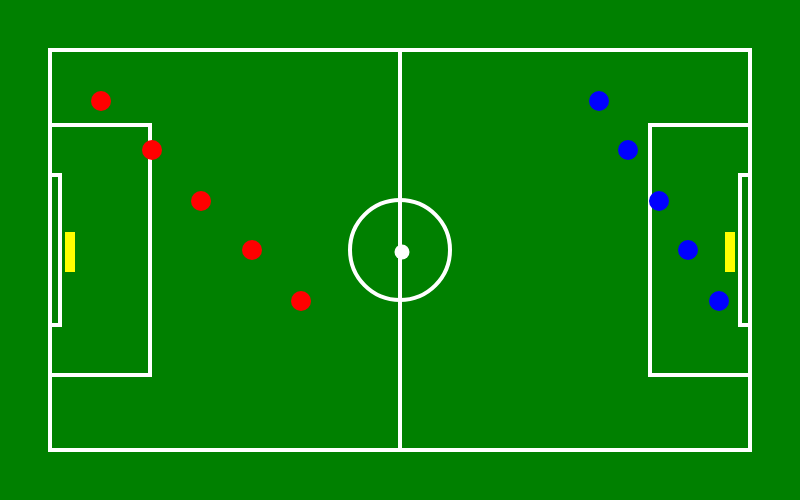
Frame 1 (no input)
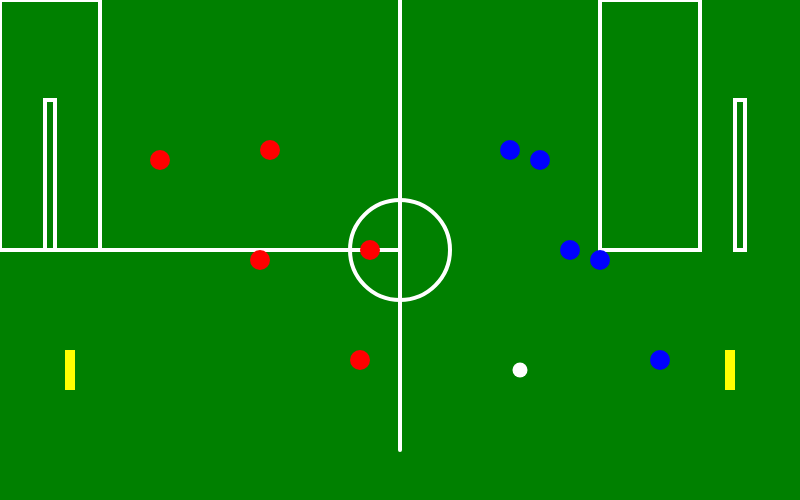
Frame 60 (no input)
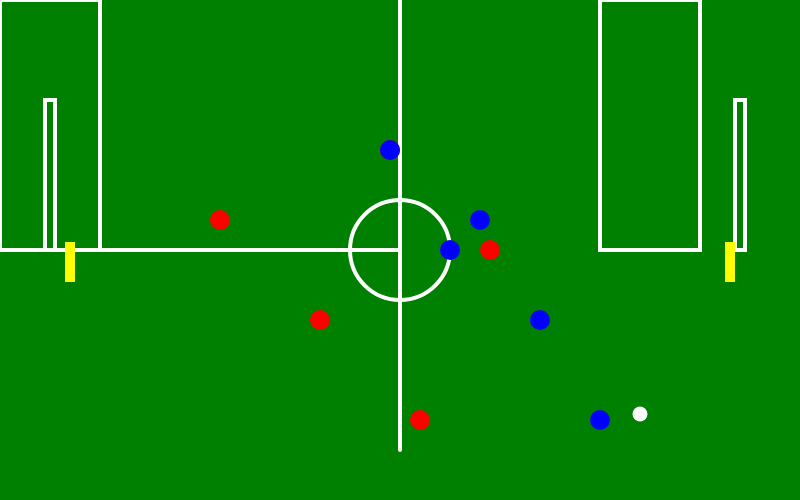
Frame 120 (the mouse pressed at the canvas centre since frame 60)

The p5.js sketch that drew these frames (run headless with seeded random() and noise() and a simulated clock; from frame 60 on, the mouse is pressed at the canvas centre):

// p5.js sketch
// ── sketch.js
let barcelonaScore = 0; // Score for Barcelona FC
let realMadridScore = 0; // Score for Real Madrid (always 0)

// Ball object
let ball = {
  x: 400,
  y: 250,
  xSpeed: 2,
  ySpeed: 2,
  diameter: 15,
};

// Goalkeeper objects
let barcelonaKeeper = { x: 70, y: 250, ySpeed: 2 };
let realMadridKeeper = { x: 730, y: 250, ySpeed: 2 };

// Arrays for player objects
let barcelonaPlayers = [];
let realMadridPlayers = [];

// Player constructor
function Player(x, y, xSpeed, ySpeed, teamColor) {
  this.x = x;
  this.y = y;
  this.xSpeed = xSpeed;
  this.ySpeed = ySpeed;
  this.teamColor = teamColor;

  this.move = function () {
    this.x += this.xSpeed;
    this.y += this.ySpeed;

    // Bounce back when hitting field boundaries
    if (this.x < 50 || this.x > 750) this.xSpeed *= -1;
    if (this.y < 50 || this.y > 450) this.ySpeed *= -1;
  };

  this.show = function () {
    fill(this.teamColor);
    noStroke();
    ellipse(this.x, this.y, 20);
  };
}

function setup() {
  createCanvas(800, 500);

  // Initialize Barcelona players
  for (let i = 0; i < 5; i++) {
    barcelonaPlayers.push(
      new Player(
        100 + i * 50, // Horizontal spacing
        100 + i * 50, // Vertical spacing
        1 + i % 2,    // Deterministic speed in x
        1 - i % 2,    // Deterministic speed in y
        color(255, 0, 0) // Red team
      )
    );
  }

  // Initialize Real Madrid players
  for (let i = 0; i < 5; i++) {
    realMadridPlayers.push(
      new Player(
        600 + i * 30, // Horizontal spacing
        100 + i * 50, // Vertical spacing
        -1 - i % 2,   // Deterministic speed in x
        1 - i % 2,    // Deterministic speed in y
        color(0, 0, 255) // Blue team
      )
    );
  }

  // Increment Barcelona's score every second
  setInterval(() => {
    barcelonaScore++;
    updateScore();
  }, 1000);
}

function draw() {
  drawField();

  // Animate players
  for (const player of barcelonaPlayers) {
    player.move();
    player.show();
  }

  for (const player of realMadridPlayers) {
    player.move();
    player.show();
  }

  // Animate goalkeepers
  moveGoalkeeper(barcelonaKeeper, 125, 375);
  moveGoalkeeper(realMadridKeeper, 125, 375);

  // Draw the ball and move it
  moveBall();

  // Check for ball reset (out of bounds)
  if (ball.x < 40 || ball.x > 760 || ball.y < 40 || ball.y > 460) {
    resetBall();
  }
}

// Function to draw the soccer field
function drawField() {
  background(0, 128, 0); // Green field

  // Field outline
  stroke(255);
  strokeWeight(4);
  noFill();
  rect(50, 50, 700, 400);

  // Center circle
  ellipse(400, 250, 100);

  // Midline
  line(400, 50, 400, 450);

  // Goals
  rect(50, 175, 10, 150); // Left goal
  rect(740, 175, 10, 150); // Right goal

  // Penalty areas
  rect(50, 125, 100, 250); // Left penalty area
  rect(650, 125, 100, 250); // Right penalty area
}

// Function to update the score in the HTML
function updateScore() {
  const scoreDiv = document.getElementById("score");
  scoreDiv.textContent = `Barcelona FC: ${barcelonaScore} - Real Madrid: ${realMadridScore}`;
}

// Function to move the ball
function moveBall() {
  ball.x += ball.xSpeed;
  ball.y += ball.ySpeed;

  // Bounce ball within boundaries
  if (ball.x < 50 || ball.x > 750) ball.xSpeed *= -1;
  if (ball.y < 50 || ball.y > 450) ball.ySpeed *= -1;

  // Draw the ball
  fill(255, 255, 255);
  noStroke();
  ellipse(ball.x, ball.y, ball.diameter);
}

// Function to reset the ball to the center
function resetBall() {
  ball.x = 400;
  ball.y = 250;
  ball.xSpeed = 2; // Reset speed to default
  ball.ySpeed = 2;
}

// Function to move a goalkeeper between a range
function moveGoalkeeper(goalkeeper, minY, maxY) {
  goalkeeper.y += goalkeeper.ySpeed;

  // Reverse direction at bounds
  if (goalkeeper.y < minY || goalkeeper.y > maxY) {
    goalkeeper.ySpeed *= -1;
  }

  // Draw the goalkeeper
  fill(255, 255, 0); // Yellow color for goalkeepers
  rectMode(CENTER);
  rect(goalkeeper.x, goalkeeper.y, 10, 40);
}
